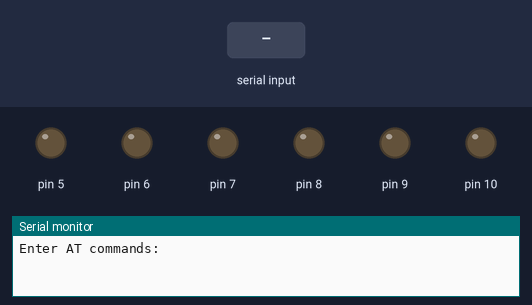
A sketch run on a simulated Arduino Mega 2560, built with avr-gcc and run on an emulated ATmega2560. Shown: output pins drawn as LEDs (lit = HIGH), the last lines printed to the serial monitor. The test bench sets the inputs (shaded band).

Above: at 1.2 s.
1.3 s: "a" received over the second serial link
At 2.3 s:
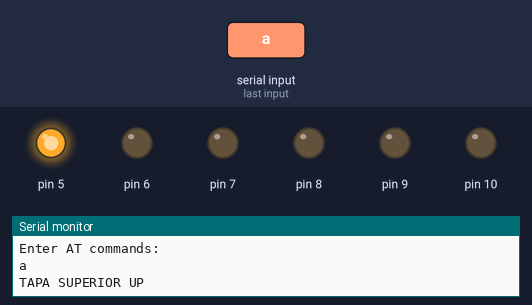
2.8 s: "b" received over the second serial link
At 3.5 s:
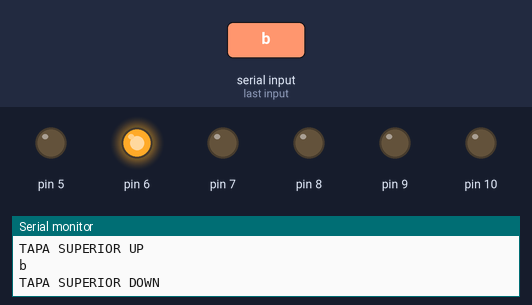
4.3 s: "c" received over the second serial link
At 4.6 s:
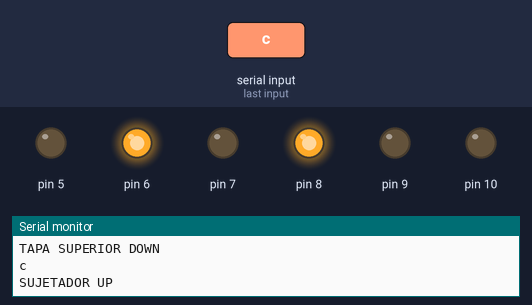
5.8 s: "d" received over the second serial link
At 7.0 s:
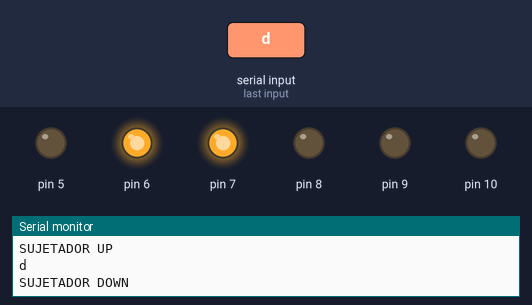
7.3 s: "e" received over the second serial link
At 8.1 s:
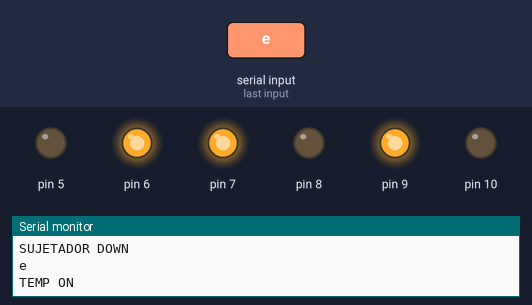
8.8 s: "g" received over the second serial link
At 9.2 s:
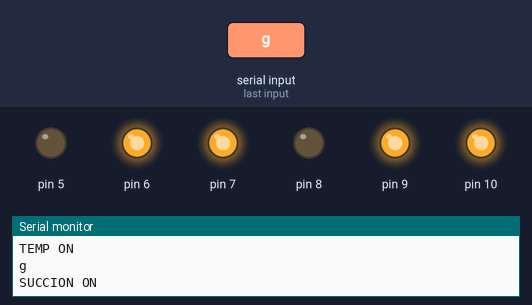
Timing chart, 0 to 11.3 s (numbered marks = the images above; inputs shaded):
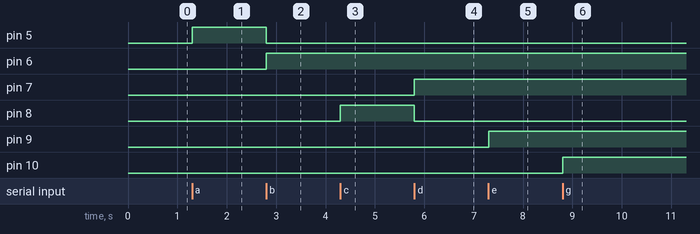

The sketch:

termoformadora.ino
```cpp
/*
Desarrollador:  Ing. Mecatronico Moises Humberto Olguin Martinez
A=pin5 - UP SUPERIOR
B=PIN6 - DOWN SUPERIOR
C =PIN7 - UP SUJETADOR
D= PIN8 - DOWN SUJETADOR
E= PIN9 - TEMPERATURA
F=PIN10 - SUCCION
*/

#include <SoftwareSerial.h>
//incluyelibreria de Serial3

//String letra = " ";
char letra2;
void setup()
   {
       Serial.begin(9600);
       Serial.println("Enter AT commands:");
       Serial3.begin(9600);
      pinMode(5,OUTPUT);
      pinMode(6,OUTPUT);
      pinMode(7,OUTPUT);
      pinMode(8,OUTPUT);
      pinMode(9,OUTPUT);
      pinMode(10,OUTPUT);
   }

void loop()
   {
       if (Serial.available())

           Serial3.write(Serial.read());


  if (Serial3.available()){
    letra2=Serial3.read();
    Serial.println(letra2);
//      if(letra=='x') digitalWrite(led,HIGH);
//             else digitalWrite(led,LOW);

switch (letra2) {
      case 'a':
        Serial.println("TAPA SUPERIOR UP");
         digitalWrite(5, HIGH);
      digitalWrite(6, LOW);


        break;
      case 'b':
        Serial.println("TAPA SUPERIOR DOWN");
            digitalWrite(6, HIGH);
      digitalWrite(5, LOW);


        break;
      case 'c':
        Serial.println("SUJETADOR UP");
      digitalWrite(7, LOW);
             digitalWrite(8, HIGH);
        break;

      case 'd':
        Serial.println("SUJETADOR DOWN");
            digitalWrite(7, HIGH);
      digitalWrite(8, LOW);


        break;

      case 'e':
        Serial.println("TEMP ON");
          digitalWrite(9, HIGH);
        break;

       case 'f':
        Serial.println("TEMP OFF");
          digitalWrite(9, LOW);
        break;

         case 'g':
        Serial.println("SUCCION ON");
          digitalWrite(10, HIGH);
        break;

       case 'h':
        Serial.println("SUCCION OFF");
          digitalWrite(10, LOW);
        break;
           }


//             }
//
//  if(letra=='x')
//  digitalWrite(led,HIGH);
//  if(letra=='y')
//  digitalWrite(led,LOW);
//
   }}
```

Measured:
- after the input at 1.3 s, pin 5: LOW → HIGH at once
- after the input at 2.8 s, pin 5: HIGH → LOW at once; pin 6: LOW → HIGH at once
- after the input at 4.3 s, pin 8: LOW → HIGH at once
- after the input at 5.8 s, pin 7: LOW → HIGH at once; pin 8: HIGH → LOW at once
- after the input at 7.3 s, pin 9: LOW → HIGH at once
- after the input at 8.8 s, pin 10: LOW → HIGH at once
